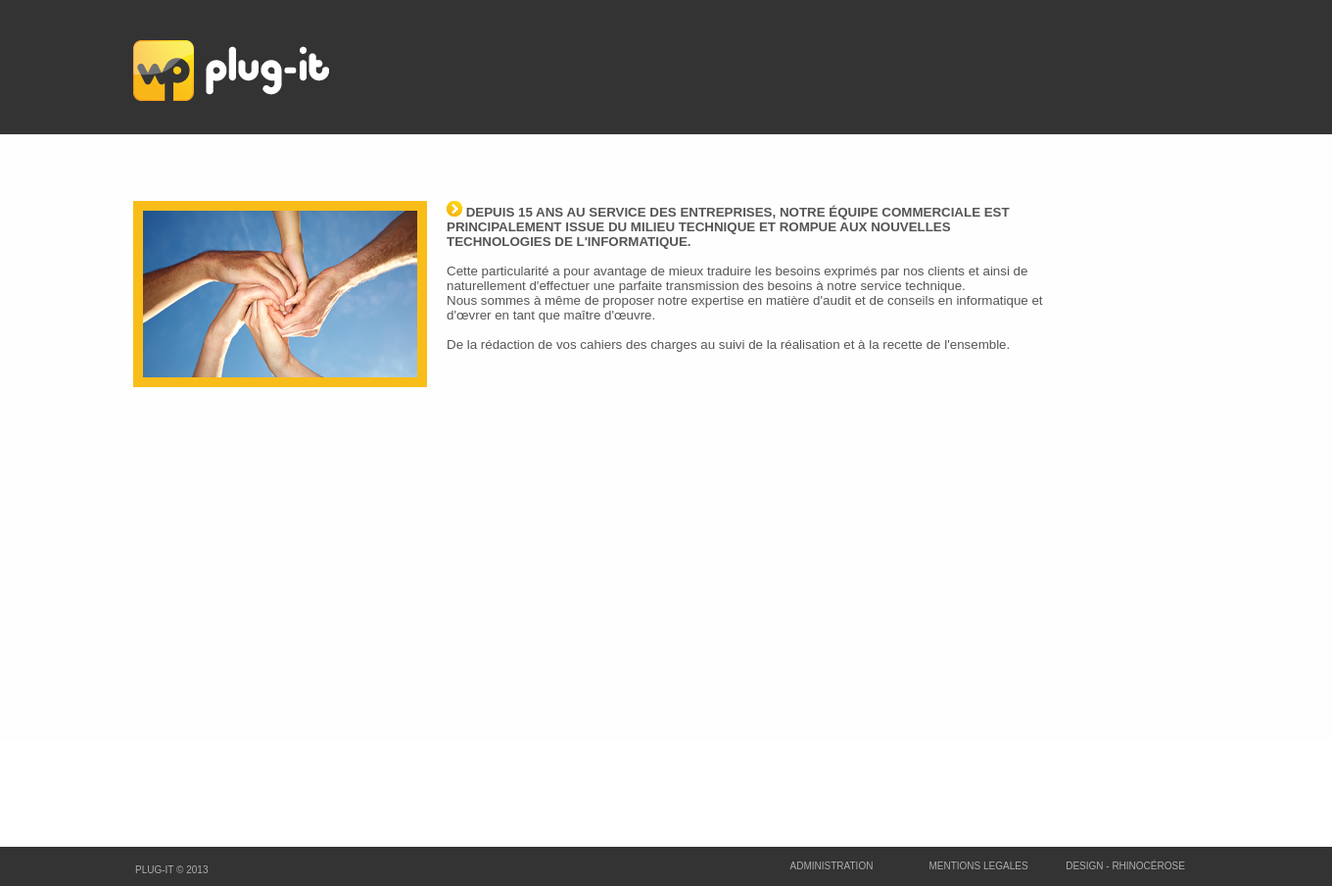
Before: /index.php?page=accueil&sub=conseil with the older database file.
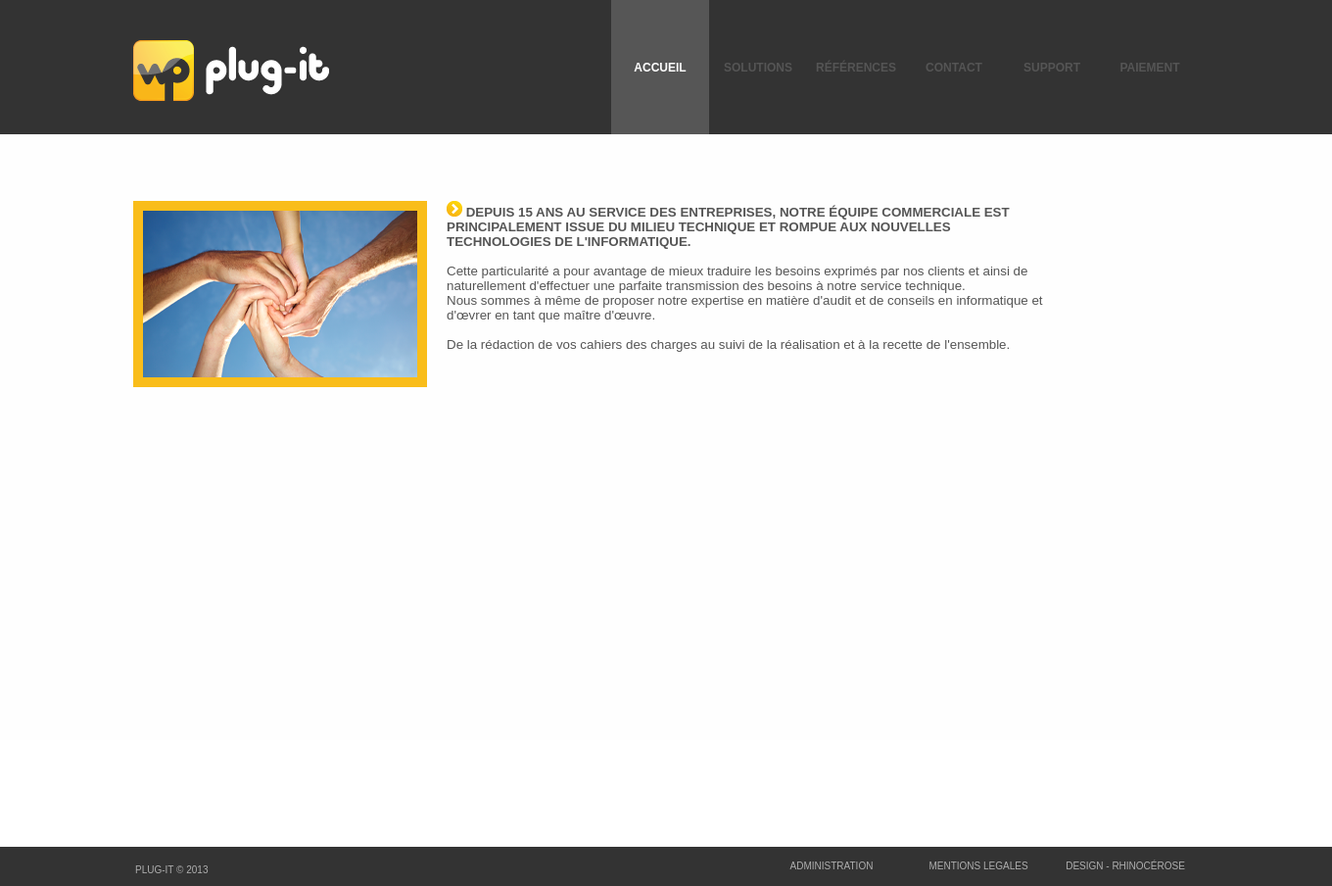
After: the same page with the newer database file.
### tables this page shows
CREATE TABLE IF NOT EXISTS `menu` (
  `id` int(11) NOT NULL AUTO_INCREMENT,
  `nom` varchar(50) NOT NULL,
  `position` int(11) NOT NULL,
  `lien` varchar(255) NOT NULL,
  PRIMARY KEY (`id`)
);

### Include/common/Banniere.php (the view, shortened to what this page needs)
<div style="overflow:hidden;">
	<table style="position:absolute;right:10%;" height="137px" class="menu" cellspacing="0">
		<tr>
<?php
		$rq = mysql_query("SELECT * FROM menu ORDER BY position")or die('Erreur SQL !<br />'.mysql_error());
		$accent = array("é","è","ë","ê","à","ù","ô","î","ï");
		$replace = array("e","e","e","e","a","u","o","i","i");
		while($ar=mysql_fetch_array($rq))
		{
			echo '
			<td onclick="location.href=\''.$ar['lien'].'\'"';
				if($_GET['page'] == strtolower(str_replace($accent,$replace,$ar['nom'])))
					echo 'class="menu_selected"';
				else
					echo 'class="menu_unselected"';
			echo '>'.$ar['nom'].'</td>';
		}
?>
		</tr>
	</table>
</div>

### Index.php (shortened to what this page needs)
<!DOCTYPE html>
<html lang="fr">
	<head>
		<link rel="stylesheet" href="css/iview.css" />
		<link rel="stylesheet" href="css/skin 1/style.css" />
		<link rel="stylesheet" href="css/styles.css" />
		<link type="text/css" rel="stylesheet" href="styles/index.css"/>
	</head>
	<body>
		<div class="Banniere" id="head">
			<?php
				INCLUDE("include\common\banniere.php");
			?>
		</div>
		<div class="Corps" id="content"
		<?php
			if((isset($_GET['page']) and $_GET['page'] != 'accueil')or(isset($_GET['sub']) and $_GET['sub'] != 'main'))
				echo 'style="padding-top:5%;"';
		?>
		>
			<?php
				INCLUDE("include\common\corps.php");
			?>
		</div>
		<div class="Pied" id="footer">
			<?php
				INCLUDE("include\common\pied.php");
			?>
		</div>
	</body>
</html>

### Include/common/Corps.php (shortened to what this page needs)
<?php
	switch ($_GET['page'])
	{
		case 'accueil':
		INCLUDE("\include\invite\accueil.php");
		break;
	}
?>

### Include/invite/accueil.php (shortened to what this page needs)
<?php
	switch($_GET['sub'])
	{
?>
<?php
		case 'conseil':
?>
			<div style="margin-left:auto; margin-right:auto; width:80%;">
				<img src="images/ecoute_conseil.png" style="float:left;"/>
				<div style="float:left; margin-left:20px;">
					<p style="text-align: justify;">
							<h4 style="text-transform:uppercase;"><img src="images/fleche.png"/>
							Depuis 15 ans au service des entreprises, notre équipe commerciale est <br/>
							principalement issue du milieu technique et rompue aux nouvelles <br/>
							technologies de l'informatique.
							</h4>
							<br/>
							Cette particularité a pour avantage de mieux traduire les besoins exprimés par nos clients et ainsi de <br/>
							naturellement d'effectuer une parfaite transmission des besoins à notre service technique.<br/>
							Nous sommes à même de proposer notre expertise en matière d'audit et de conseils en informatique et <br/>
							d'œvrer en tant que maître d'œuvre.
							<br/>
							<br/>
							De la rédaction de vos cahiers des charges au suivi de la réalisation et à la recette de l'ensemble.
					</p>
				</div>
			</div>
<?php
		break;
?>
<?php
	}
?>

### Include/common/Pied.php (shortened to what this page needs)
<table  style="position:absolute;top:40%;left:10%;">
<tr>
	<td>
	Plug-It &copy; 2013
	</td>
</tr>
</table>
<table style="position:absolute; right:10%;top:0px; height:40px" cellspacing="0">
	<tr>
		<td class="boutbout" onclick="location.href='index.php?page=admin'">
			Administration
		</td>
		<td class="boutbout" onclick="location.href='index.php?page=accueil&sub=mentions'" >
			MENTIONS LEGALES
		</td>
		<td class="boutbout" onclick="location.href='http://www.rhinocerose.fr/'" >
			Design - Rhinoc&eacuterose
		</td>
	</tr>
</table>

### css/styles.css (style rules this page uses)
* { padding: 0px; margin: 0px; outline: none; }

### styles/index.css (style rules this page uses)
.Banniere { height: 137px; position: relative; background-color:#333333; min-width: 1350px; }
.menu td { width:100px; text-align:center; cursor: pointer; font-weight:bold; text-transform:uppercase; font-size: 12px; }
.menu_selected { background-color:#565656; border-color:#696969 #DCDCDC #DCDCDC #696969; color:white; }
.Corps { position:relative; margin-left:0%; width:100%; min-height:550px; background-color:#FEFEFE; min-width: 1350px; }
.Pied { position:relative; margin-top:8%; background-color:#333333; min-width: 1350px; height: 40px; text-transform:uppercase; font-size:10px; color:#afafaf; }
.boutbout { cursor: pointer; width:150px; text-align:center; }
body { color:#555555; font-size:10pt; font-family: Arial,Helvetica,sans-serif; padding:0; margin: 0; }
html { margin:0; }

Changed rows visible on the page:
added menu: nom "ACCUEIL"
added menu: nom "SOLUTIONS"
added menu: nom "RÉFÉRENCES"
added menu: nom "CONTACT"
added menu: nom "SUPPORT"
added menu: nom "PAIEMENT"
